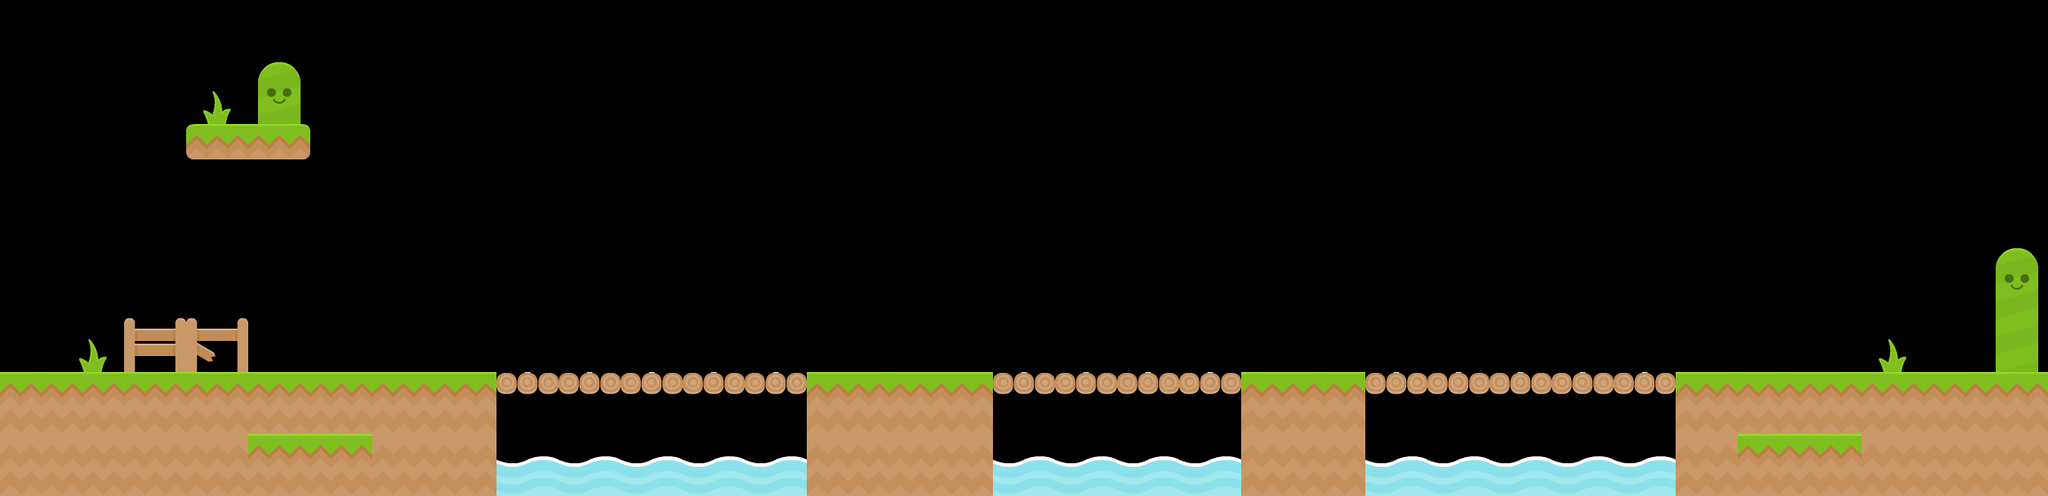

A 2D game scene composited from a Tiled map and its tileset images. What follows is a short description and the map's XML, with every tile layer's data as written:
An orthogonal 33x8 tile map with 70x70 px tiles, 2 tile layers (BackgroundLayer, GroundLayer), 2 tilesets and 10 objects (8x box, checkpoint, startpoint).

<map version="1.0" orientation="orthogonal" renderorder="right-down" width="33" height="8" tilewidth="70" tileheight="70" nextobjectid="51">
 <tileset firstgid="1" name="mytileset" tilewidth="70" tileheight="70" tilecount="35" columns="5">
  <image source="tiles.png" width="350" height="490" />
 </tileset>
 <tileset firstgid="36" name="enemies" tilewidth="70" tileheight="70" tilecount="4" columns="0">
  <tile id="0">
   <image width="51" height="51" source="texture-atlas/blockerMad.png" />
  </tile>
  <tile id="3">
   <image width="70" height="70" source="texture-atlas/liquidWaterTop_mid.png" />
  </tile>
  <tile id="4">
   <image width="70" height="70" source="texture-atlas/sign.png" />
  </tile>
  <tile id="5">
   <image width="70" height="70" source="texture-atlas/signRight.png" />
  </tile>
 </tileset>
 <layer name="BackgroundLayer" width="33" height="8">
  <data encoding="csv">
0,0,0,0,0,0,0,0,0,0,0,0,0,0,0,0,0,0,0,0,0,0,0,0,0,0,0,0,0,0,0,0,0,
0,0,0,25,4,0,0,0,0,0,0,0,0,0,0,0,0,0,0,0,0,0,0,0,0,0,0,0,0,0,0,0,0,
0,0,0,12,27,0,0,0,0,0,0,0,0,0,0,0,0,0,0,0,0,0,0,0,0,0,0,0,0,0,0,0,0,
0,0,0,0,0,0,0,0,0,0,0,0,0,0,0,0,0,0,0,0,0,0,0,0,0,0,0,0,0,0,0,0,0,
0,0,0,0,0,0,0,0,0,0,0,0,0,0,0,0,0,0,0,0,0,0,0,0,0,0,0,0,0,0,0,0,4,
0,25,22,6,0,0,0,0,0,0,0,0,0,0,0,0,0,0,0,0,0,0,0,0,0,0,0,0,0,0,25,0,9,
0,0,0,0,0,0,0,0,0,0,0,0,0,0,0,0,0,0,0,0,0,0,0,0,0,0,0,0,0,0,0,0,0,
0,0,0,0,0,0,0,0,14,14,14,14,14,0,0,0,14,14,14,14,0,0,14,14,14,14,14,0,0,0,0,0,0
</data>
 </layer>
 <layer name="GroundLayer" width="33" height="8">
  <data encoding="csv">
0,0,0,0,0,0,0,0,0,0,0,0,0,0,0,0,0,0,0,0,0,0,0,0,0,0,0,0,0,0,0,0,0,
0,0,0,0,0,0,0,0,0,0,0,0,0,0,0,0,0,0,0,0,0,0,0,0,0,0,0,0,0,0,0,0,0,
0,0,0,0,0,0,0,0,0,0,0,0,0,0,0,0,0,0,0,0,0,0,0,0,0,0,0,0,0,0,0,0,0,
0,0,0,0,0,0,0,0,0,0,0,0,0,0,0,0,0,0,0,0,0,0,0,0,0,0,0,0,0,0,0,0,0,
0,0,0,0,0,0,0,0,0,0,0,0,0,0,0,0,0,0,0,0,0,0,0,0,0,0,0,0,0,0,0,0,0,
0,0,0,0,0,0,0,0,0,0,0,0,0,0,0,0,0,0,0,0,0,0,0,0,0,0,0,0,0,0,0,0,0,
24,24,24,24,24,24,24,24,8,8,8,8,8,24,24,24,8,8,8,8,24,24,8,8,8,8,8,24,24,24,24,24,24,
35,35,35,35,24,24,35,35,0,0,0,0,0,35,35,35,0,0,0,0,35,35,0,0,0,0,0,35,24,24,35,35,35
</data>
 </layer>
 <objectgroup name="ObjectLayer">
  <object id="15" name="box" gid="36" x="560" y="335" width="51" height="51" />
  <object id="31" name="box" gid="36" x="1610.5" y="420" width="51" height="51" />
  <object id="34" name="checkpoint" gid="40" x="2170" y="420" width="70" height="70" />
  <object id="35" name="startpoint" gid="41" x="0" y="420" width="70" height="70" />
  <object id="40" name="box" gid="36" x="396" y="420" width="51" height="51" />
  <object id="45" name="box" gid="36" x="1050" y="420" width="51" height="51" />
  <object id="46" name="box" gid="36" x="1349" y="378" width="51" height="51" />
  <object id="48" name="box" gid="36" x="724" y="420" width="51" height="51" />
  <object id="49" name="box" gid="36" x="910" y="335" width="51" height="51" />
  <object id="50" name="box" gid="36" x="1890" y="378" width="51" height="51" />
 </objectgroup>
</map>
